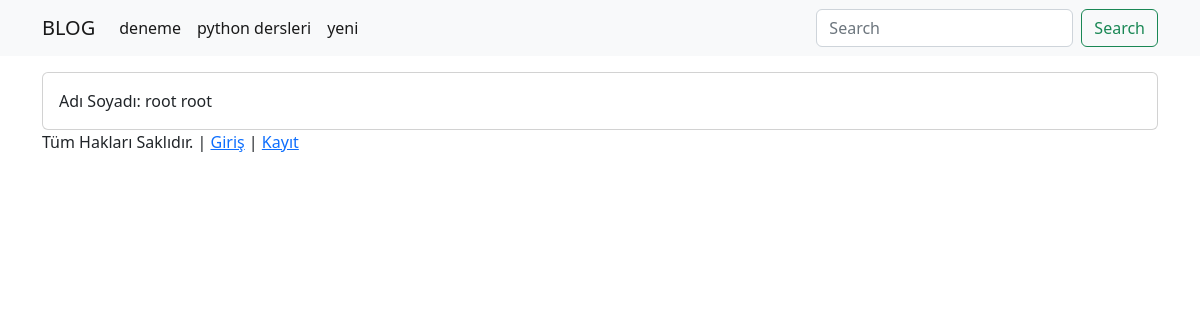
The page /account/kullanici/root on the database as committed earlier.
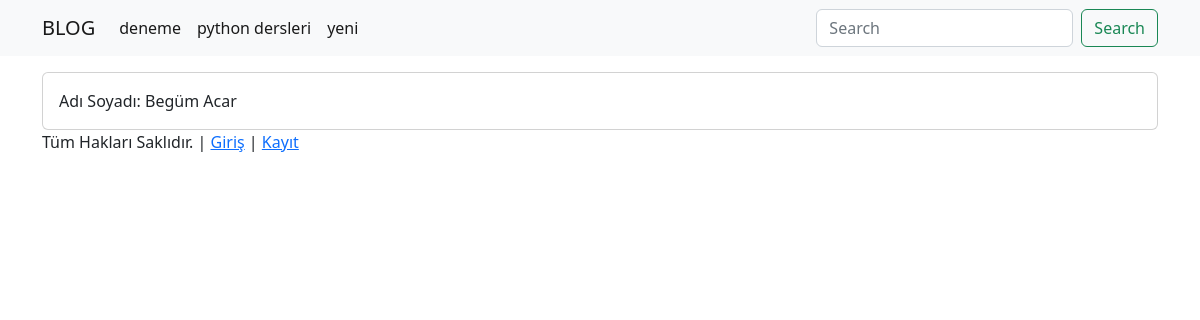
The same page on the database as committed later.
### account/models.py (models this page shows, shortened)
class CustomUserModel(AbstractUser):
    avatar=models.ImageField(upload_to='avatar/', blank=True, null=True)
    class Meta:
        db_table='user'
        verbose_name='Kullanıcı'
        verbose_name_plural='Kullanıcılar'

### account/views/profile.py (the view)
# urls.py: path('kullanici/<str:username>', ProfilDetailView.as_view(), name='profil')
class ProfilDetailView(DetailView):
    template_name='pages/profil.html'
    context_object_name='profil'
    def get_object(self):
        return get_object_or_404(
            CustomUserModel, username=self.kwargs.get('username')
        )

### blog/templatetags/kategori_list.py (called while the page is built)
@register.simple_tag
def kategori_list():
    kategoriler=KategoriModel.objects.all()
    return kategoriler

### blog/templates/pages/profil.html (shortened to what this page needs)
{% extends 'base.html' %}
{% block content %}
<div class="card">
    <div class="card-body">
        <div class="card-text">
            {% if profil.get_full_name == '' %}
            Adı Soyadı girilmemiş.
            {% else %}
            Adı Soyadı: {{ profil.get_full_name}}
            {% endif %}
        </div>
    </div>
</div>
{% endblock %}

Rows that differ between the two databases and show on the page:
changed CustomUserModel: get_full_name "root root" → "Begüm Acar"
